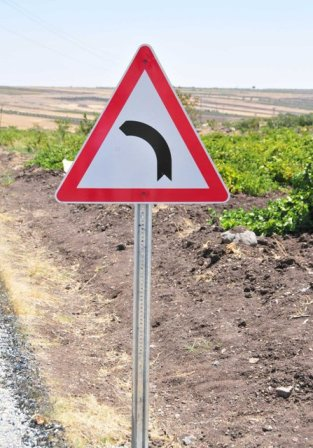
%> input picture ImageProcessing-2/SourceCode/gui-2/ucgen.jpg, 313 x 448 px
$ octave colordetect.m   (GNU Octave 9; MATLAB toolbox functions it lacks are replaced by stand-ins)
%> lines starting %> are read from the running program, lines starting %| are printed output that depends on the picture; in (x1, y1, x2, y2) boxes, pixels count from 0 and x2, y2 are one past the last pixel; in counts of white or black regions, pixels touching at a corner belong together; the program's own positions count from 1
I = imread('ucgen.jpg');
%> I is the input picture: size 448x313x3 uint8; mean R, G, B 183, 168.4, 157.7
redBand = I(:, :, 1);
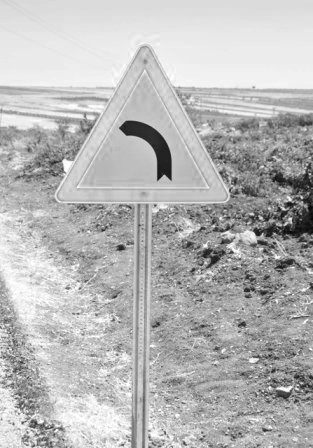
%> redBand: size 448x313 uint8; min 2, max 255, mean 183
greenBand = I(:, :, 2);
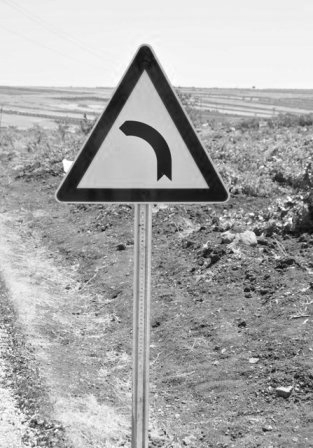
%> greenBand: size 448x313 uint8; min 6, max 255, mean 168.4
blueBand = I(:, :, 3);
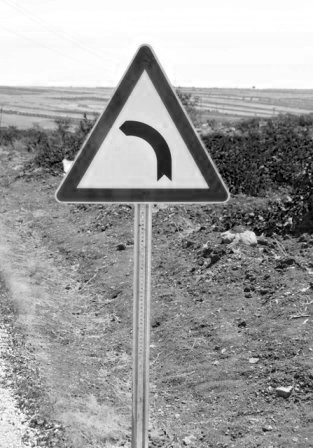
%> blueBand: size 448x313 uint8; min 0, max 255, mean 157.7

if strcmpi(class(I), 'uint8')
    % Flag for 256 gray levels.
    eightBit = true;
else
    eightBit = false;
end

redThresholdLow = graythresh(redBand);
%> redThresholdLow = 0.682
redThresholdHigh = 255;
greenThresholdLow = 0;
greenThresholdHigh = graythresh(greenBand);
%> greenThresholdHigh = 0.651
blueThresholdLow = 0;
blueThresholdHigh = graythresh(blueBand);
%> blueThresholdHigh = 0.659
if eightBit
	redThresholdLow = uint8(redThresholdLow * 255);
%> redThresholdLow = 174
	greenThresholdHigh = uint8(greenThresholdHigh * 255);
%> greenThresholdHigh = 166
	blueThresholdHigh = uint8(blueThresholdHigh * 255);
%> blueThresholdHigh = 168
end
% Use values that I know work for the onions and peppers demo images.
redThresholdLow = 85;
redThresholdHigh = 255;
greenThresholdLow = 0;
greenThresholdHigh = 70;
blueThresholdLow = 0;
blueThresholdHigh = 90;


redMask = (redBand >= redThresholdLow) & (redBand <= redThresholdHigh);
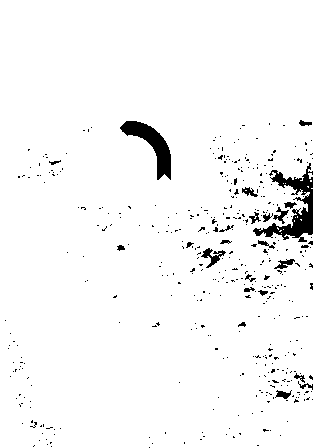
%> redMask: size 448x313 logical; 96.5% white; 421 black regions (397 under 20 px), largest, box (x1, y1, x2, y2) and area: (253, 163, 313, 242) 1522, (120, 121, 171, 180) 1077, (201, 248, 226, 268) 184
greenMask = (greenBand >= greenThresholdLow) & (greenBand <= greenThresholdHigh);
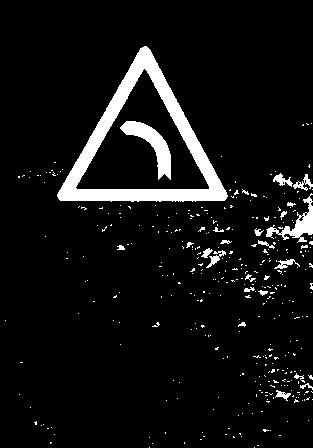
%> greenMask: size 448x313 logical; 7% white; 358 white regions (335 under 20 px), largest, box (x1, y1, x2, y2) and area: (57, 46, 228, 202) 6001, (120, 121, 171, 180) 1042, (266, 193, 313, 243) 667
blueMask = (blueBand >= blueThresholdLow) & (blueBand <= blueThresholdHigh);
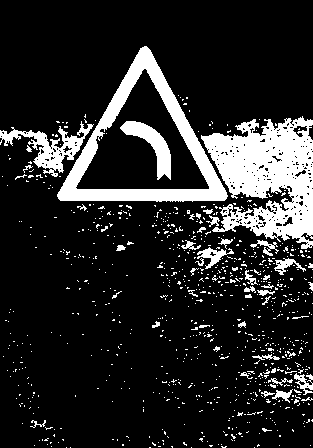
%> blueMask: size 448x313 logical; 15.6% white; 850 white regions (805 under 20 px), largest, box (x1, y1, x2, y2) and area: (201, 116, 313, 249) 8769, (57, 46, 228, 202) 5879, (0, 121, 94, 177) 1546

redObjectsMask = uint8(redMask & greenMask & blueMask);
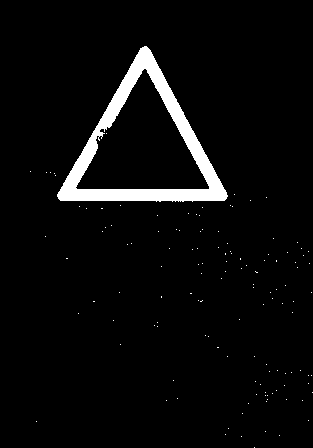
%> redObjectsMask: size 448x313 uint8; values 0 (black) and 1 (white), 4.3% white; 130 white regions (129 under 20 px), largest, box (x1, y1, x2, y2) and area: (57, 46, 228, 202) 5861
imshow(redObjectsMask,[])
